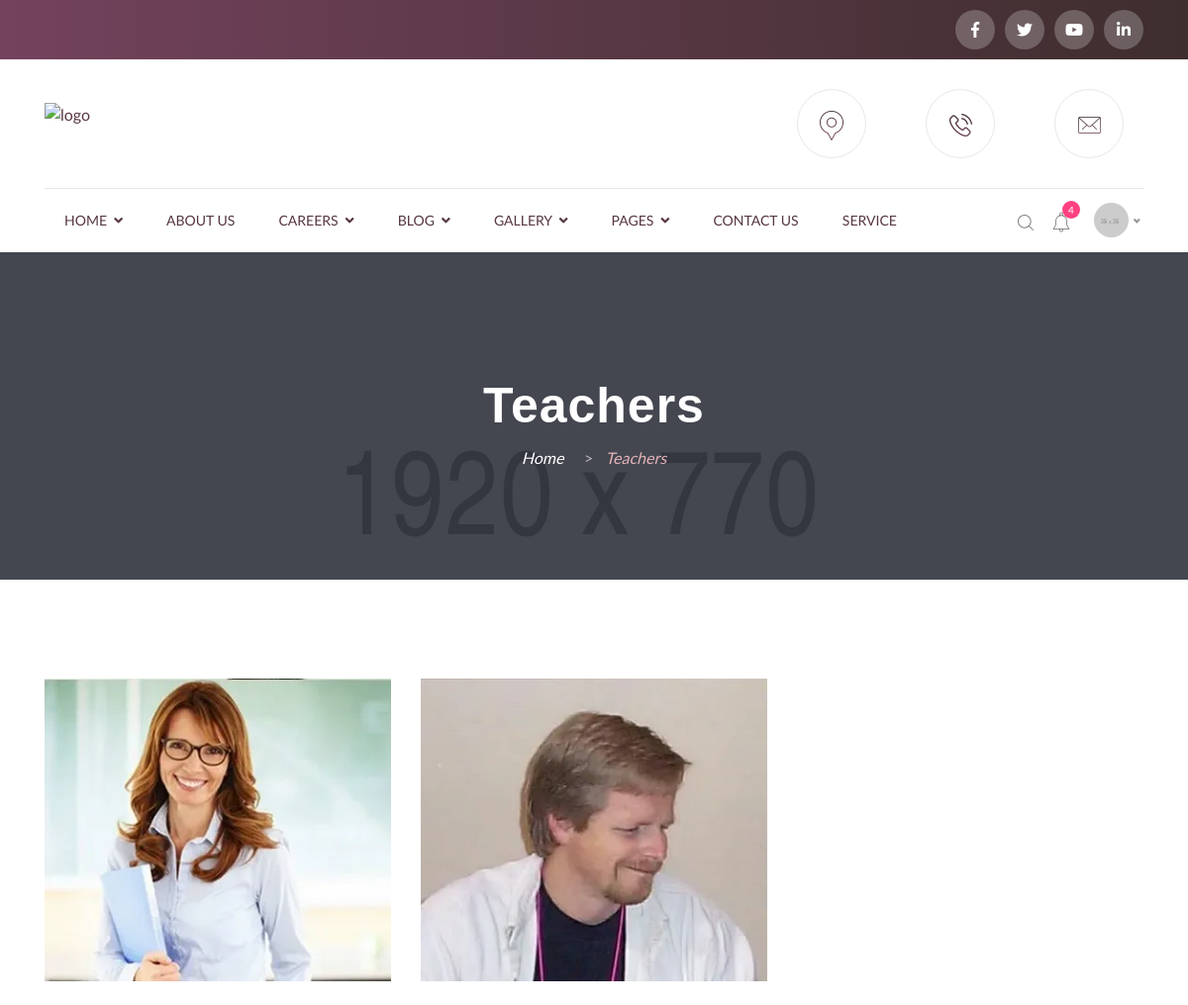
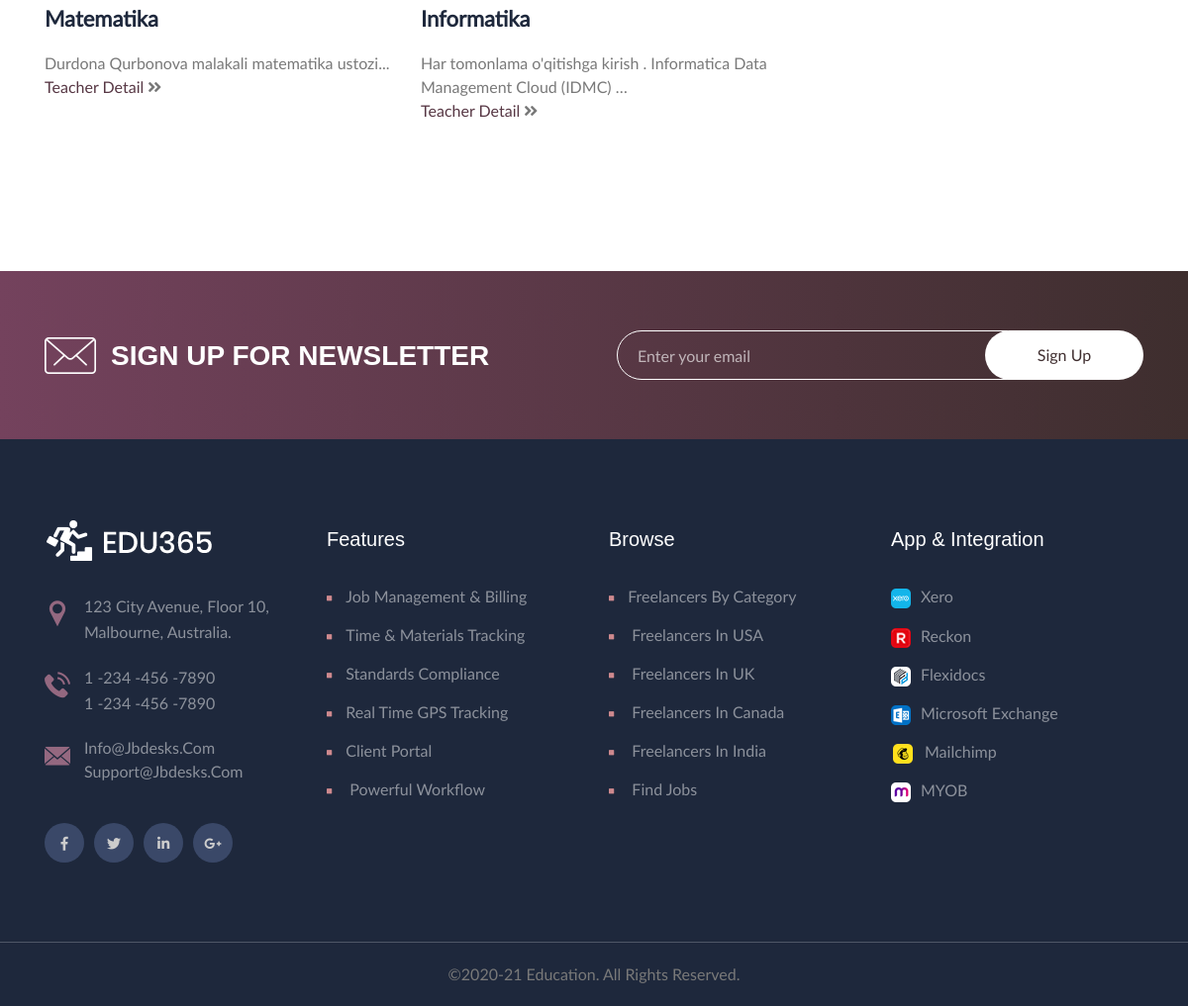
Screenshot of /teachers/ with the database file from the repository (2 pictures, top to bottom).
### main/models.py (models this page shows)
class Teachers(models.Model):
    title = models.CharField(max_length=255)
    name = models.CharField(max_length=100)
    image = models.ImageField(upload_to="teachers/images/", help_text="O'lcham 372x325 px")
    description = models.TextField()
    age = models.PositiveIntegerField()

### main/views.py (the view)
# urls.py: path('teachers/', TeacherView.as_view(), name='teachers'),
class TeacherView(View):
    def get(self, request):
        teachers = Teachers.objects.all()
        context = {
            "teachers": teachers
        }
        return render(request, "main/teachers.html", context)

### main/templates/main/teachers.html (shortened to what this page needs)
{% extends 'base.html' %}
{% block content %}
    <div class="page_title_section float_left">
        <div class="page_header">
            <div class="container">
                <div class="row">
                    <div class="col-lg-12 col-md-12 col-12 col-sm-12">
                        <h1>Teachers</h1>
                    </div>
                    <div class="col-lg-12 col-md-12 col-12 col-sm-12">
                        <div class="sub_title_section">
                            <ul class="sub_title">
                                <li><a href="{% url 'main:home' %}">Home</a> &nbsp;&nbsp;&nbsp; &gt; &nbsp;&nbsp;</li>
                                <li>Teachers</li>
                            </ul>
                        </div>
                    </div>
                </div>
            </div>
        </div>
    </div>
    <div class="blog_wrapper float_left">
        <div class="container">
            <div class="row">
                <div class="col-xl-8 col-lg-8 col-md-12 col-sm-12 col-xs-12">
                    <div class="row">
                        {% for teacher in teachers %}
                        <div class="col-md-6">
                            <div class="blog-post-wrapper iner_blog">
                                <div class="post-thumbnail">
                                    <img src="{{ teacher.image.url }}" class="img-responsive" alt="Image">
                                </div>
                                <div class="blog-content edu_service_header">
                                    <header class="entry-header">
                                        <h4 class="entry-title edu_service_heading">
                                            <a href="#">{{ teacher.title }}</a>
                                        </h4>
                                    </header>
                                    <div class="entry-content">
                                        <p>{{ teacher.description|truncatewords:10 }}</p>
                                    </div>
                                    <a href="{% url 'main:teacher_detail' pk=teacher.pk %}">Teacher Detail</a>
                                    <i class="fa fa-angle-double-right" aria-hidden="true"></i>
                                </div>
                            </div>
                        </div>
                        {% endfor %}
                    </div>
                </div>
            </div>
        </div>
    </div>
    <div class="edu_letter_main_wrapper float_left">
        <div class="container">
            <div class="edu_left_envo">
                <img src="images/innn.png" alt="img">
                <h3>Sign Up for Newsletter</h3>
            </div>
            <div class="edu_right_form">
                <input type="text" placeholder="Enter your email">
                <button>Sign Up</button>
            </div>
        </div>
    </div>
{% endblock content %}

### rows the page displays
Teachers: image (picture), title "Matematika", description "Durdona Qurbonova malakali matematika ustozi..."
Teachers: image (picture), title "Informatika", description "Har tomonlama o'qitishga kirish . Informatica Data Management Cloud (IDMC) …"
